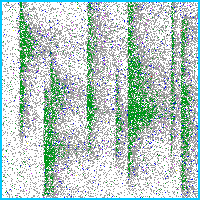
#> input picture recommendation/figures/chip_eval_scratch_selected.png, 200 x 200 px, found by its file name
$ python gen_fcm_pm_demo.py
#> lines starting #> are read from the running program, lines starting #| are printed output that depends on the picture
"""Generate FCM-PM demo chips that match the per-class 50 group2 SOTA recipe.

Reference: `D:/project/known-cnn/chip_multilabel/_train_chip_variant.py:1131-1224`
(`cutmix_mode == "complement"`). iter26F (group2 SOTA at per-class 50) = BASE19C
with white-fill: complement mode + GRID=8 + n_groups=2 + pair=masked + label=1.0.

For a pair (anchor, partner) and one random partition of GRID×GRID cells into
groups G0 / G1, complement produces:
  mix_i   = partner base + anchor cells of group_i overlaid     (label = anchor ∪ partner)
  mask_i  = mix_i with the OTHER group cells white-filled       (label = anchor only)

To show both A-only and B-only masks at independent cell positions, we call
complement twice:
  - run 1: anchor=A, partner=B, partition P_A → use mix_0 + mask_0
  - run 2: anchor=B, partner=A, partition P_B (independent) → use mix_0 + mask_0

Outputs (1 row × 6 cols panel):
  chip A | chip B | FCM mixed (A label set) | FCM mixed (B label set)
        | Pair Mask (A-only)               | Pair Mask (B-only)
"""

from __future__ import annotations
from pathlib import Path

import numpy as np
from PIL import Image, ImageDraw, ImageFont

FIGURES = Path(r"D:/project/fbm_paper/recommendation/figures")
SEED = 20260518
GRID = 4           # demo-friendly (실제 iter26F SOTA 는 GRID=8)
N_GROUPS = 2       # group2 SOTA
WHITE = np.array([255, 255, 255], dtype=np.uint8)

CHIP_A = FIGURES / "chip_eval_scratch_selected.png"
CHIP_B = FIGURES / "chip_eval_scratch_rot_selected.png"

OUT_A = FIGURES / "fcm_pm_step_a.png"
OUT_B = FIGURES / "fcm_pm_step_b.png"
OUT_MIXED_A = FIGURES / "fcm_pm_step_mixed_a.png"
OUT_MIXED_B = FIGURES / "fcm_pm_step_mixed_b.png"
OUT_MASKED_A = FIGURES / "fcm_pm_step_masked_a.png"
OUT_MASKED_B = FIGURES / "fcm_pm_step_masked_b.png"
OUT_PANEL = FIGURES / "fcm_pm_panel.png"


def load_rgb(path: Path) -> np.ndarray:
    return np.asarray(Image.open(path).convert("RGB"), dtype=np.uint8).copy()


def save_rgb(path: Path, arr: np.ndarray) -> None:
    Image.fromarray(arr, "RGB").save(path)


def cell_rect(idx: int, grid: int, H: int, W: int) -> tuple[int, int, int, int]:
    gi = idx // grid
    gj = idx % grid
    ch = H // grid
    cw = W // grid
    y0 = gi * ch
    y1 = (gi + 1) * ch if gi < grid - 1 else H
    x0 = gj * cw
    x1 = (gj + 1) * cw if gj < grid - 1 else W
    return y0, y1, x0, x1


def complement_one_side(anchor: np.ndarray, partner: np.ndarray, grid: int, n_groups: int,
                         rng: np.random.Generator) -> tuple[np.ndarray, np.ndarray]:
    """Run complement mode for a single anchor and return (mix_0, mask_0).

    mix_0  = partner base + anchor's group-0 cells overlaid  (label = anchor ∪ partner)
    mask_0 = mix_0 with group-1+ cells white-filled          (label = anchor only)
    """
    H, W = anchor.shape[:2]
    n_cells = grid * grid
    cells_per_group = n_cells // n_groups
    perm = rng.permutation(n_cells)
    groups = [perm[i * cells_per_group:(i + 1) * cells_per_group].tolist()
              for i in range(n_groups)]
    leftover = perm[cells_per_group * n_groups:].tolist()
    if leftover:
        groups[-1].extend(leftover)

    mix = partner.copy()
    for ci in groups[0]:
        y0, y1, x0, x1 = cell_rect(int(ci), grid, H, W)
        mix[y0:y1, x0:x1] = anchor[y0:y1, x0:x1]

    mask = mix.copy()
    for j in range(1, n_groups):
        for ci in groups[j]:
            y0, y1, x0, x1 = cell_rect(int(ci), grid, H, W)
            mask[y0:y1, x0:x1] = WHITE
    return mix, mask


def label_panel(img: np.ndarray, text: str) -> np.ndarray:
    H, W = img.shape[:2]
    pad = 30
    canvas = np.full((H + pad, W, 3), 255, dtype=np.uint8)
    canvas[pad:, :, :] = img
    pil = Image.fromarray(canvas, "RGB")
    draw = ImageDraw.Draw(pil)
    try:
        font = ImageFont.truetype("arial.ttf", 14)
    except OSError:
        font = ImageFont.load_default()
    draw.text((6, 6), text, fill=(0, 0, 0), font=font)
    return np.asarray(pil, dtype=np.uint8)


def main() -> None:
    rng = np.random.default_rng(SEED)
    a = load_rgb(CHIP_A)
#> in load_rgb, returned value is the input picture: shape (200, 200, 3); mean R, G, B 181.2, 202.8, 197.3
    b = load_rgb(CHIP_B)
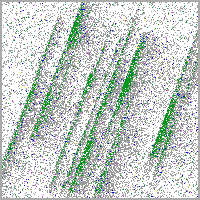
#> input picture recommendation/figures/chip_eval_scratch_rot_selected.png, 200 x 200 px, found by its file name
#> in load_rgb, returned value is the input picture: shape (200, 200, 3); mean R, G, B 199.3, 207.9, 204
    assert a.shape == b.shape, f"shape mismatch: {a.shape} vs {b.shape}"

    mixed_a, masked_a = complement_one_side(a, b, GRID, N_GROUPS, rng)
#> after the loop in complement_one_side, `for ci in groups[0]:`:
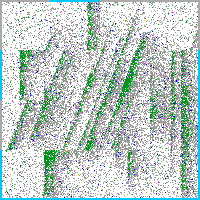
#> mix: shape (200, 200, 3); mean R, G, B 193.2, 207.7, 204.5
#> after the loop in complement_one_side, `for j in range(1, n_groups):`:
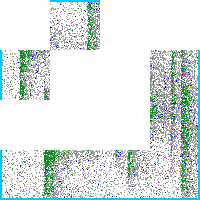
#> mask: shape (200, 200, 3); mean R, G, B 221.2, 231.2, 230.2
    mixed_b, masked_b = complement_one_side(b, a, GRID, N_GROUPS, rng)
#> call 2 of complement_one_side, with grid = 4, n_groups = 2
#> after the loop in complement_one_side (call 2), `for ci in groups[0]:`:
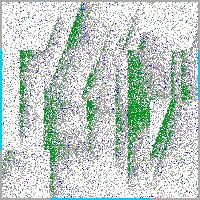
#> mix: shape (200, 200, 3); mean R, G, B 193.7, 207.6, 202
#> after the loop in complement_one_side (call 2), `for j in range(1, n_groups):`:
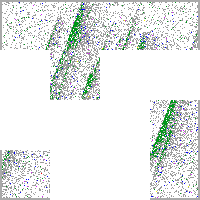
#> mask: shape (200, 200, 3); mean R, G, B 231.3, 234.7, 233.3

    save_rgb(OUT_A, a)
    save_rgb(OUT_B, b)
    save_rgb(OUT_MIXED_A, mixed_a)
    save_rgb(OUT_MIXED_B, mixed_b)
    save_rgb(OUT_MASKED_A, masked_a)
    save_rgb(OUT_MASKED_B, masked_b)

    strip = [
        label_panel(a, "A: scratch"),
        label_panel(b, "B: scratch_rot"),
        label_panel(mixed_a, "FCM mixed (A label)"),
        label_panel(mixed_b, "FCM mixed (B label)"),
        label_panel(masked_a, "Pair Mask (A-only)"),
        label_panel(masked_b, "Pair Mask (B-only)"),
    ]
#> in label_panel (call 2), `canvas = np.full((H + pad, W, 3), 255, dtype=np.uint8)`: canvas: shape (230, 200, 3); every value is 255
#> in label_panel (call 6), `canvas[pad:, :, :] = img`:
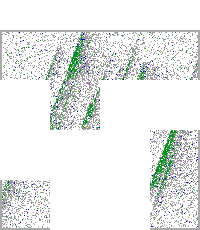
#> canvas: shape (230, 200, 3); mean of channels 0, 1, 2 234.4, 237.4, 236.1; drawn as R, G, B
    H, W = strip[0].shape[:2]
#> H = 230; W = 200
    gap = 8
    panel = np.full((H, W * 6 + gap * 5, 3), 255, dtype=np.uint8)
    for i, p in enumerate(strip):
        x0 = i * (W + gap)
        panel[:, x0:x0 + W] = p
#> this loop made 6 passes
#> x0 on passes 1 to 6: 0, 208, 416, 624, 832, 1040
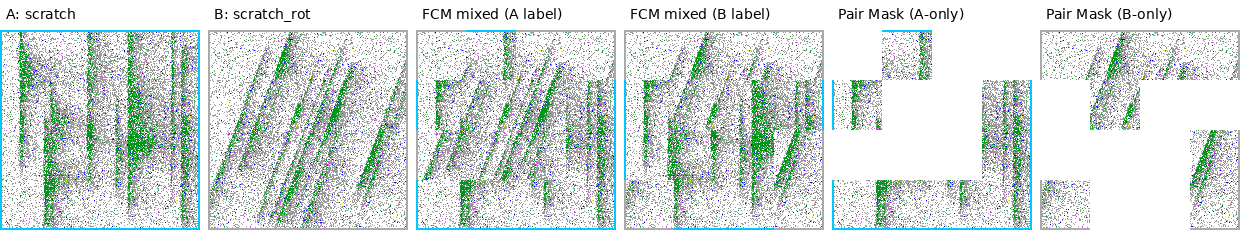
#> panel: shape (230, 1240, 3); mean of channels 0, 1, 2 209.8, 219.9, 217; drawn as R, G, B
    save_rgb(OUT_PANEL, panel)

    print(f"GRID={GRID} N_GROUPS={N_GROUPS} pair_fill=white (iter26F group2 SOTA, per-class 50)")
    print(f"wrote: a, b, mixed_a, mixed_b, masked_a, masked_b, panel ({OUT_PANEL.name})")


if __name__ == "__main__":
    main()
